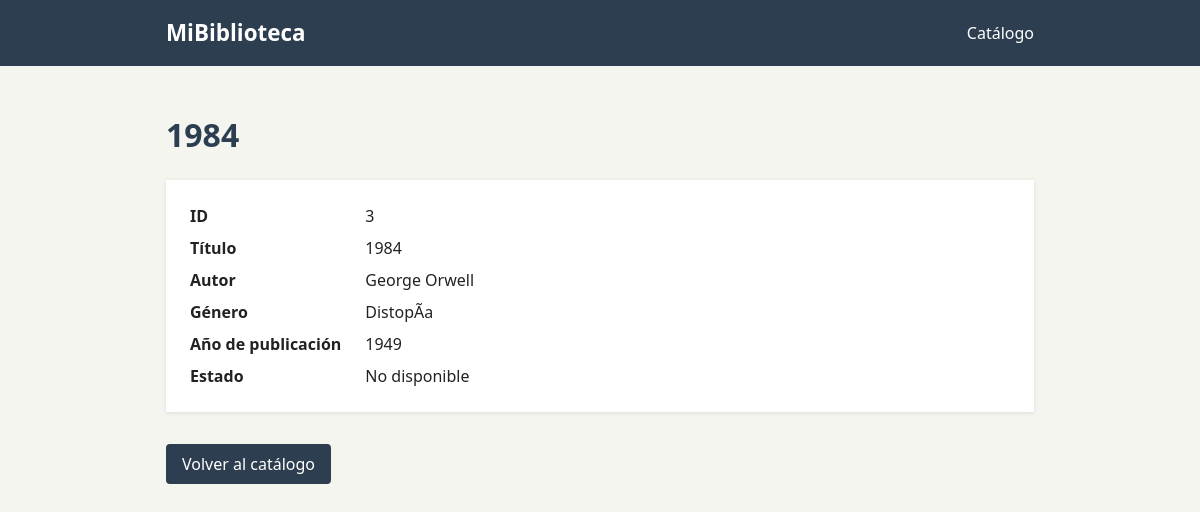
Before: /libro/3/ with the older database file.
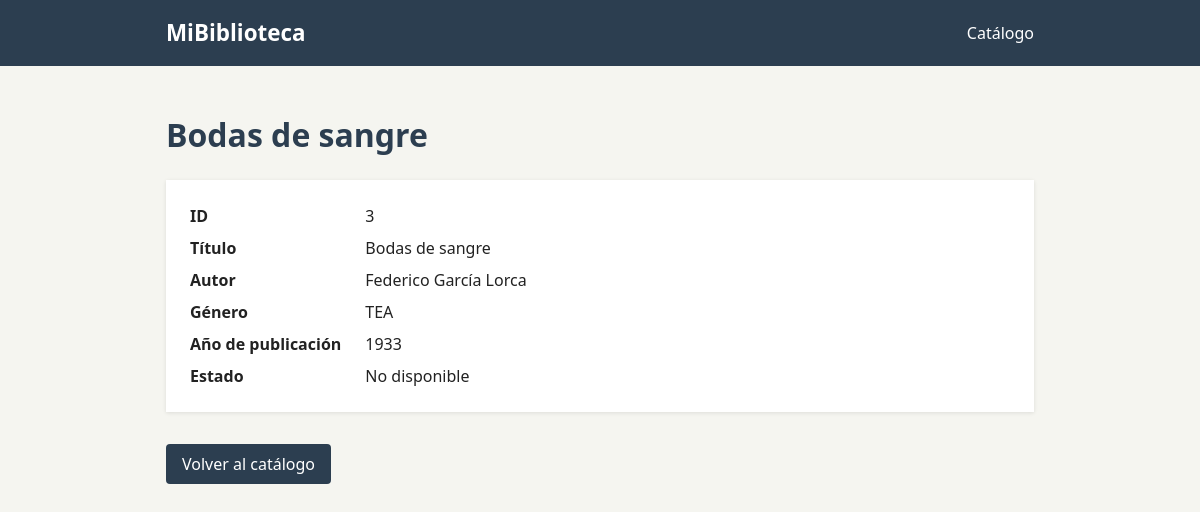
After: the same page with the newer database file.
### catalogo/models.py (models this page shows, shortened)
class Libro(models.Model):
    class Genero(models.TextChoices):
        NOVELA = "NOV", "Novela"
        POESIA = "POE", "Poesía"
        TEATRO = "TEA", "Teatro"
        ENSAYO = "ENS", "Ensayo"
        COMIC = "COM", "Cómic"
    class Dificultad(models.IntegerChoices):
        BASICA = 1, "Básica"
        INTERMEDIA = 2, "Intermedia"
        AVANZADA = 3, "Avanzada"
    titulo = models.CharField(max_length=150)
    autor = models.CharField(max_length=100)
    isbn = models.CharField(max_length=13)
    sinopsis = models.TextField(blank=True)
    fecha_publicacion = models.DateField()
    anio_publicacion = models.IntegerField("año de publicación")
    paginas = models.PositiveIntegerField()
    precio = models.DecimalField(max_digits=8, decimal_places=2)
    disponible = models.BooleanField(default=True)
    genero = models.CharField(
        max_length=50,
        choices=Genero.choices,
        default=Genero.NOVELA,
    )
    dificultad = models.IntegerField(
        choices=Dificultad.choices,
        default=Dificultad.BASICA,
    )
    class Meta:
        ordering = ["titulo"]
        verbose_name = "Libro"
        verbose_name_plural = "Libros"

### catalogo/views.py (the view)
# urls.py: path("libro/<int:pk>/", views.detalle_libro, name="detalle_libro"),
def detalle_libro(request, pk):
    libro = get_object_or_404(Libro, pk=pk)
    return render(request, "catalogo/detalle_libro.html", {"libro": libro})

### catalogo/templates/catalogo/detalle_libro.html (shortened to what this page needs)
{% extends 'catalogo/base.html' %}
{% block contenido %}
<h1>{{ libro.titulo }}</h1>
<dl class="detalle">
    <dt>ID</dt>
    <dd>{{ libro.id }}</dd>
    <dt>Título</dt>
    <dd>{{ libro.titulo }}</dd>
    <dt>Autor</dt>
    <dd>{{ libro.autor }}</dd>
    <dt>Género</dt>
    <dd>{{ libro.genero }}</dd>
    <dt>Año de publicación</dt>
    <dd>{{ libro.anio_publicacion }}</dd>
    <dt>Estado</dt>
    <dd>{% if libro.disponible %}Disponible{% else %}No disponible{% endif %}</dd>
</dl>
<a class="button" href="{% url 'lista_libros' %}">Volver al catálogo</a>
{% endblock %}

Changed rows visible on the page:
changed Libro id 3: titulo "1984" → "Bodas de sangre"; autor "George Orwell" → "Federico García Lorca"; genero "DistopÃ­a" → "TEA"; anio_publicacion "1949" → "1933"
